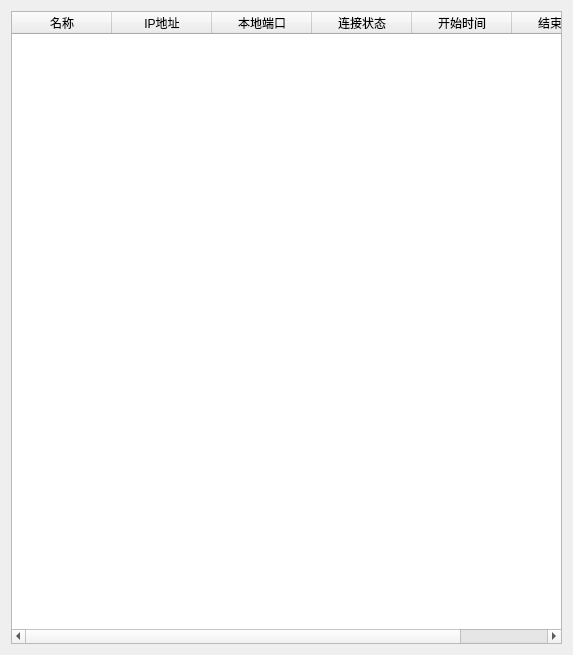
<?xml version="1.0" encoding="UTF-8"?>
<ui version="4.0">
 <class>Dialog_cli</class>
 <widget class="QDialog" name="Dialog_cli">
  <property name="geometry">
   <rect>
    <x>0</x>
    <y>0</y>
    <width>573</width>
    <height>655</height>
   </rect>
  </property>
  <property name="windowTitle">
   <string>Dialog</string>
  </property>
  <layout class="QGridLayout" name="gridLayout">
   <item row="0" column="0">
    <widget class="QTableWidget" name="tableWidget">
     <property name="editTriggers">
      <set>QAbstractItemView::NoEditTriggers</set>
     </property>
     <property name="alternatingRowColors">
      <bool>true</bool>
     </property>
     <property name="selectionMode">
      <enum>QAbstractItemView::SingleSelection</enum>
     </property>
     <property name="selectionBehavior">
      <enum>QAbstractItemView::SelectRows</enum>
     </property>
     <column>
      <property name="text">
       <string>名称</string>
      </property>
     </column>
     <column>
      <property name="text">
       <string>IP地址</string>
      </property>
     </column>
     <column>
      <property name="text">
       <string>本地端口</string>
      </property>
     </column>
     <column>
      <property name="text">
       <string>连接状态</string>
      </property>
     </column>
     <column>
      <property name="text">
       <string>开始时间</string>
      </property>
     </column>
     <column>
      <property name="text">
       <string>结束时间</string>
      </property>
     </column>
    </widget>
   </item>
  </layout>
 </widget>
 <resources/>
 <connections/>
</ui>
